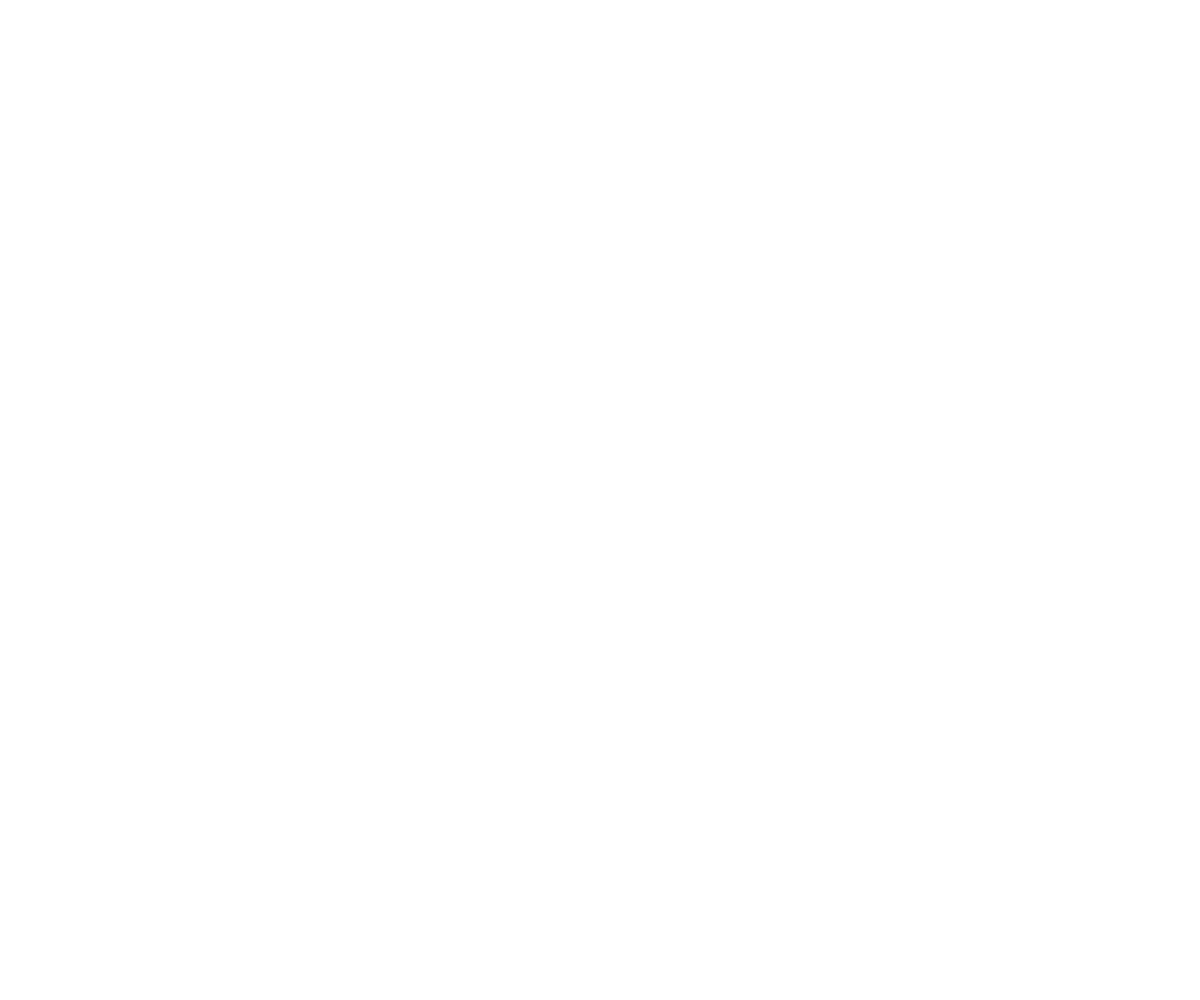
Frame 1 (no input)
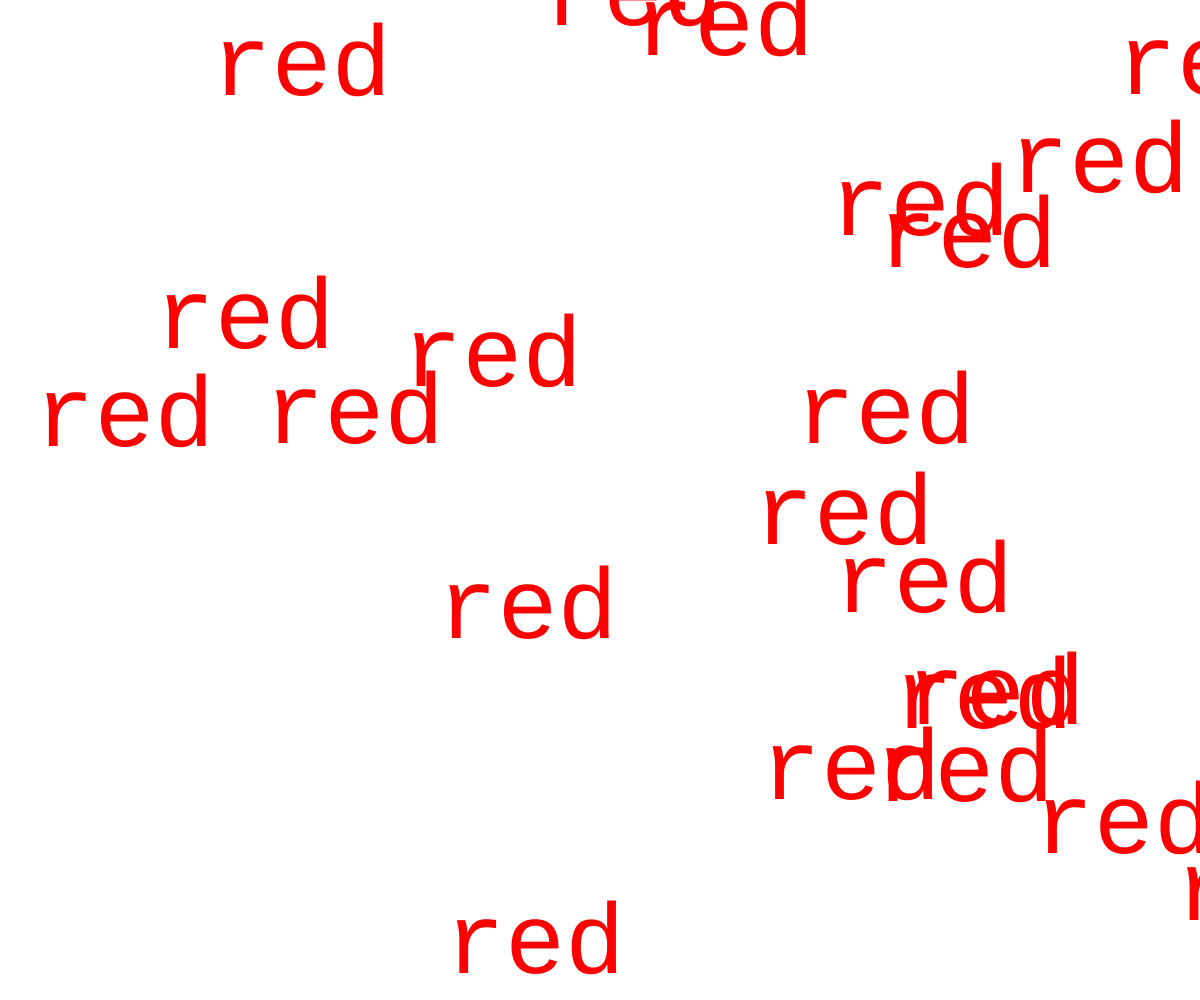
Frame 60 (no input)
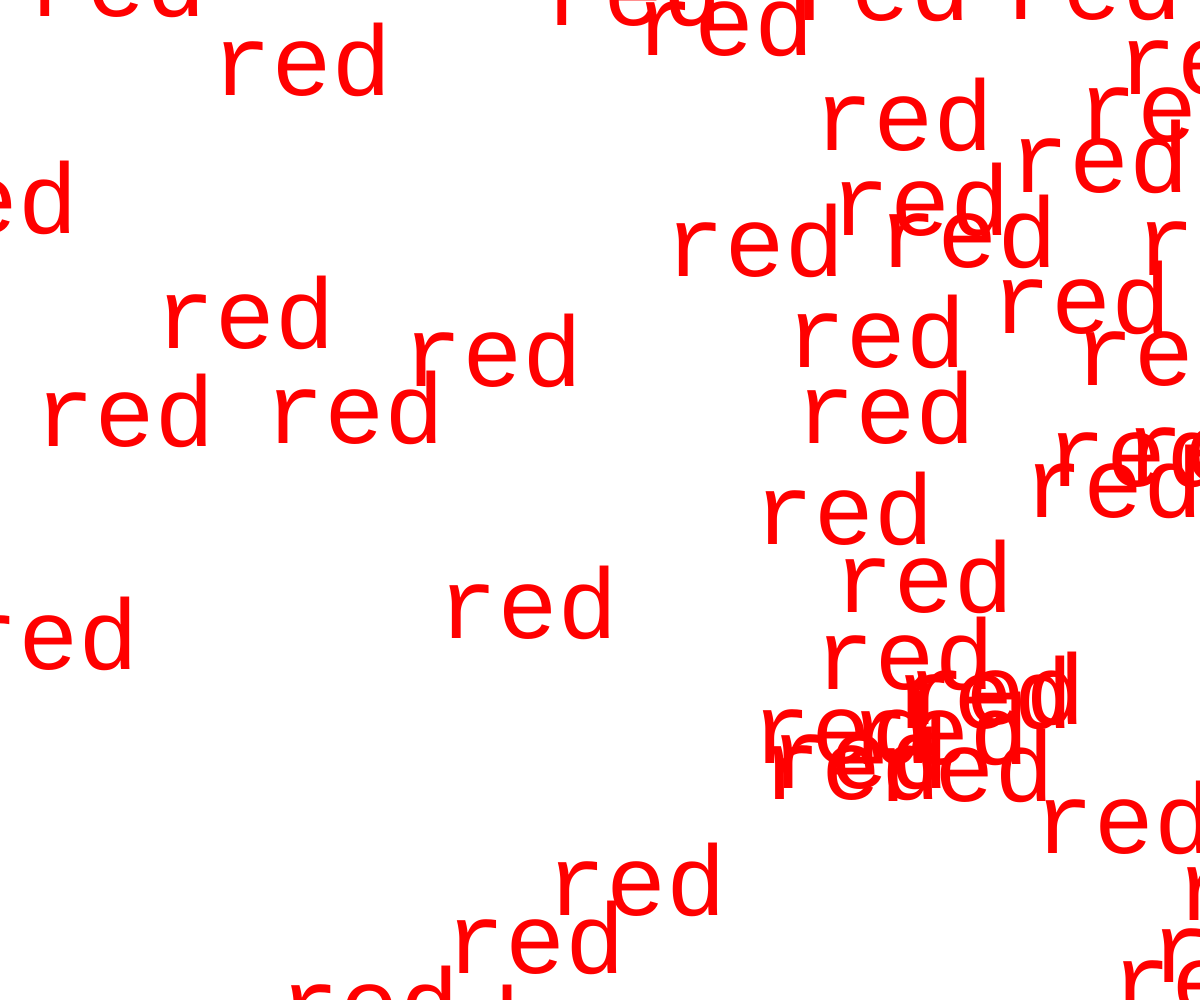
Frame 120 (the mouse pressed at the canvas centre since frame 60)

The p5.js sketch that drew these frames (run headless with seeded random() and noise() and a simulated clock; from frame 60 on, the mouse is pressed at the canvas centre):

// p5.js sketch
// ── sketch.js
//introduce global variables 
var mirrorText; 
var mirrorShadow;
var index;
var drawCount;

function setup() {
 mirrorText = "red";
 //split the text into units
 mirrorShadow = mirrorText.split(" ")
 // build a canvas
 createCanvas(windowWidth, windowHeight);
 //use a font
 textFont("courier", 100);
 //give index initial value
 index = 0;
 //frameRate(6);
 // give a initial value to drawCount
 drawCount = 0;
}

function draw() {
  // clean the screen at beginning of each draw
  //background(255);
  // put drawing code here
  // we need a color for the text
  fill(255,0,0);
  // center the text
  translate(windowWidth/2,windowHeight/2);
  textAlign(CENTER);
  text(mirrorShadow[index], random(-1000,1000), random(-1000,1000))
  drawCount = drawCount + 1;

  //moudulus (if drawCount divided by some number has a 0 reminder)
  if (drawCount % 6 == 0){
       index = index + 1;
 

  if (index >= mirrorShadow.length) {
  	index = 0;
   }
 }
}
